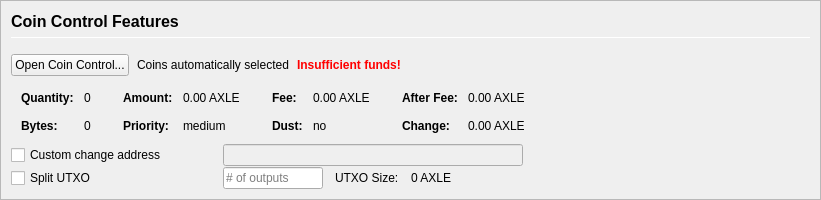
         <widget class="QFrame" name="frameCoinControl">
          <property name="sizePolicy">
           <sizepolicy hsizetype="Expanding" vsizetype="Expanding">
            <horstretch>0</horstretch>
            <verstretch>0</verstretch>
           </sizepolicy>
          </property>
          <property name="maximumSize">
           <size>
            <width>16777215</width>
            <height>16777215</height>
           </size>
          </property>
          <property name="frameShape">
           <enum>QFrame::StyledPanel</enum>
          </property>
          <property name="frameShadow">
           <enum>QFrame::Sunken</enum>
          </property>
          <layout class="QVBoxLayout" name="verticalLayoutCoinControl2">
           <property name="spacing">
            <number>0</number>
           </property>
           <property name="leftMargin">
            <number>0</number>
           </property>
           <property name="topMargin">
            <number>0</number>
           </property>
           <property name="rightMargin">
            <number>0</number>
           </property>
           <property name="bottomMargin">
            <number>0</number>
           </property>
           <item>
            <widget class="QFrame" name="frameCoinControl_BG">
             <layout class="QVBoxLayout" name="verticalLayoutCoinControl" stretch="0,0,0,0,0,0">
              <property name="spacing">
               <number>1</number>
              </property>
              <property name="leftMargin">
               <number>10</number>
              </property>
              <property name="topMargin">
               <number>10</number>
              </property>
              <item>
               <layout class="QHBoxLayout" name="horizontalLayoutCoinControl1">
                <property name="bottomMargin">
                 <number>15</number>
                </property>
                <item>
                 <layout class="QVBoxLayout" name="verticalLayout_3">
                  <property name="spacing">
                   <number>6</number>
                  </property>
                  <item>
                   <widget class="QLabel" name="labelCoinControlFeatures">
                    <property name="sizePolicy">
                     <sizepolicy hsizetype="Preferred" vsizetype="Maximum">
                      <horstretch>0</horstretch>
                      <verstretch>0</verstretch>
                     </sizepolicy>
                    </property>
                    <property name="minimumSize">
                     <size>
                      <width>0</width>
                      <height>20</height>
                     </size>
                    </property>
                    <property name="font">
                     <font>
                      <pointsize>12</pointsize>
                      <weight>75</weight>
                      <bold>true</bold>
                     </font>
                    </property>
                    <property name="styleSheet">
                     <string notr="true">font-weight:bold;</string>
                    </property>
                    <property name="text">
                     <string>Coin Control Features</string>
                    </property>
                   </widget>
                  </item>
                  <item>
                   <widget class="Line" name="line">
                    <property name="minimumSize">
                     <size>
                      <width>0</width>
                      <height>1</height>
                     </size>
                    </property>
                    <property name="maximumSize">
                     <size>
                      <width>16777215</width>
                      <height>1</height>
                     </size>
                    </property>
                    <property name="orientation">
                     <enum>Qt::Horizontal</enum>
                    </property>
                   </widget>
                  </item>
                 </layout>
                </item>
               </layout>
              </item>
              <item>
               <layout class="QHBoxLayout" name="horizontalLayoutCoinControl2" stretch="0,0,0,0">
                <property name="spacing">
                 <number>8</number>
                </property>
                <property name="bottomMargin">
                 <number>10</number>
                </property>
                <item>
                 <widget class="QPushButton" name="pushButtonCoinControl">
                  <property name="styleSheet">
                   <string notr="true"/>
                  </property>
                  <property name="text">
                   <string>Open Coin Control...</string>
                  </property>
                  <property name="autoDefault">
                   <bool>false</bool>
                  </property>
                 </widget>
                </item>
                <item>
                 <widget class="QLabel" name="labelCoinControlAutomaticallySelected">
                  <property name="text">
                   <string>Coins automatically selected</string>
                  </property>
                  <property name="margin">
                   <number>5</number>
                  </property>
                 </widget>
                </item>
                <item>
                 <widget class="QLabel" name="labelCoinControlInsuffFunds">
                  <property name="font">
                   <font>
                    <weight>75</weight>
                    <bold>true</bold>
                   </font>
                  </property>
                  <property name="styleSheet">
                   <string notr="true">color:red;font-weight:bold;</string>
                  </property>
                  <property name="text">
                   <string>Insufficient funds!</string>
                  </property>
                  <property name="margin">
                   <number>5</number>
                  </property>
                 </widget>
                </item>
                <item>
                 <spacer name="horizontalSpacerCoinControl">
                  <property name="orientation">
                   <enum>Qt::Horizontal</enum>
                  </property>
                  <property name="sizeHint" stdset="0">
                   <size>
                    <width>40</width>
                    <height>1</height>
                   </size>
                  </property>
                 </spacer>
                </item>
               </layout>
              </item>
              <item>
               <widget class="QWidget" name="widgetCoinControl" native="true">
                <property name="sizePolicy">
                 <sizepolicy hsizetype="Preferred" vsizetype="Preferred">
                  <horstretch>0</horstretch>
                  <verstretch>0</verstretch>
                 </sizepolicy>
                </property>
                <property name="minimumSize">
                 <size>
                  <width>0</width>
                  <height>0</height>
                 </size>
                </property>
                <property name="styleSheet">
                 <string notr="true"/>
                </property>
                <layout class="QHBoxLayout" name="horizontalLayoutCoinControl5">
                 <property name="leftMargin">
                  <number>0</number>
                 </property>
                 <property name="topMargin">
                  <number>0</number>
                 </property>
                 <property name="rightMargin">
                  <number>0</number>
                 </property>
                 <property name="bottomMargin">
                  <number>0</number>
                 </property>
                 <item>
                  <layout class="QHBoxLayout" name="horizontalLayoutCoinControl3" stretch="0,0,0,1">
                   <property name="spacing">
                    <number>20</number>
                   </property>
                   <property name="topMargin">
                    <number>0</number>
                   </property>
                   <property name="bottomMargin">
                    <number>10</number>
                   </property>
                   <item>
                    <layout class="QFormLayout" name="formLayoutCoinControl1">
                     <property name="horizontalSpacing">
                      <number>10</number>
                     </property>
                     <property name="verticalSpacing">
                      <number>14</number>
                     </property>
                     <property name="leftMargin">
                      <number>10</number>
                     </property>
                     <property name="topMargin">
                      <number>4</number>
                     </property>
                     <property name="rightMargin">
                      <number>6</number>
                     </property>
                     <item row="0" column="0">
                      <widget class="QLabel" name="labelCoinControlQuantityText">
                       <property name="font">
                        <font>
                         <weight>75</weight>
                         <bold>true</bold>
                        </font>
                       </property>
                       <property name="text">
                        <string>Quantity:</string>
                       </property>
                       <property name="margin">
                        <number>0</number>
                       </property>
                      </widget>
                     </item>
                     <item row="0" column="1">
                      <widget class="QLabel" name="labelCoinControlQuantity">
                       <property name="cursor">
                        <cursorShape>IBeamCursor</cursorShape>
                       </property>
                       <property name="contextMenuPolicy">
                        <enum>Qt::ActionsContextMenu</enum>
                       </property>
                       <property name="text">
                        <string notr="true">0</string>
                       </property>
                       <property name="margin">
                        <number>0</number>
                       </property>
                       <property name="textInteractionFlags">
                        <set>Qt::LinksAccessibleByMouse|Qt::TextSelectableByKeyboard|Qt::TextSelectableByMouse</set>
                       </property>
                      </widget>
                     </item>
                     <item row="1" column="0">
                      <widget class="QLabel" name="labelCoinControlBytesText">
                       <property name="font">
                        <font>
                         <weight>75</weight>
                         <bold>true</bold>
                        </font>
                       </property>
                       <property name="text">
                        <string>Bytes:</string>
                       </property>
                      </widget>
                     </item>
                     <item row="1" column="1">
                      <widget class="QLabel" name="labelCoinControlBytes">
                       <property name="cursor">
                        <cursorShape>IBeamCursor</cursorShape>
                       </property>
                       <property name="contextMenuPolicy">
                        <enum>Qt::ActionsContextMenu</enum>
                       </property>
                       <property name="text">
                        <string notr="true">0</string>
                       </property>
                       <property name="textInteractionFlags">
                        <set>Qt::LinksAccessibleByMouse|Qt::TextSelectableByKeyboard|Qt::TextSelectableByMouse</set>
                       </property>
                      </widget>
                     </item>
                    </layout>
                   </item>
                   <item>
                    <layout class="QFormLayout" name="formLayoutCoinControl2">
                     <property name="horizontalSpacing">
                      <number>10</number>
                     </property>
                     <property name="verticalSpacing">
                      <number>14</number>
                     </property>
                     <property name="leftMargin">
                      <number>6</number>
                     </property>
                     <property name="topMargin">
                      <number>4</number>
                     </property>
                     <property name="rightMargin">
                      <number>6</number>
                     </property>
                     <item row="0" column="0">
                      <widget class="QLabel" name="labelCoinControlAmountText">
                       <property name="font">
                        <font>
                         <weight>75</weight>
                         <bold>true</bold>
                        </font>
                       </property>
                       <property name="text">
                        <string>Amount:</string>
                       </property>
                       <property name="margin">
                        <number>0</number>
                       </property>
                      </widget>
                     </item>
                     <item row="0" column="1">
                      <widget class="QLabel" name="labelCoinControlAmount">
                       <property name="cursor">
                        <cursorShape>IBeamCursor</cursorShape>
                       </property>
                       <property name="contextMenuPolicy">
                        <enum>Qt::ActionsContextMenu</enum>
                       </property>
                       <property name="text">
                        <string notr="true">0.00 AXLE</string>
                       </property>
                       <property name="textInteractionFlags">
                        <set>Qt::LinksAccessibleByMouse|Qt::TextSelectableByKeyboard|Qt::TextSelectableByMouse</set>
                       </property>
                      </widget>
                     </item>
                     <item row="1" column="0">
                      <widget class="QLabel" name="labelCoinControlPriorityText">
                       <property name="font">
                        <font>
                         <weight>75</weight>
                         <bold>true</bold>
                        </font>
                       </property>
                       <property name="text">
                        <string>Priority:</string>
                       </property>
                      </widget>
                     </item>
                     <item row="1" column="1">
                      <widget class="QLabel" name="labelCoinControlPriority">
                       <property name="cursor">
                        <cursorShape>IBeamCursor</cursorShape>
                       </property>
                       <property name="contextMenuPolicy">
                        <enum>Qt::ActionsContextMenu</enum>
                       </property>
                       <property name="text">
                        <string>medium</string>
                       </property>
                       <property name="textInteractionFlags">
                        <set>Qt::LinksAccessibleByMouse|Qt::TextSelectableByKeyboard|Qt::TextSelectableByMouse</set>
                       </property>
                      </widget>
                     </item>
                    </layout>
                   </item>
                   <item>
                    <layout class="QFormLayout" name="formLayoutCoinControl3">
                     <property name="horizontalSpacing">
                      <number>10</number>
                     </property>
                     <property name="verticalSpacing">
                      <number>14</number>
                     </property>
                     <property name="leftMargin">
                      <number>6</number>
                     </property>
                     <property name="topMargin">
                      <number>4</number>
                     </property>
                     <property name="rightMargin">
                      <number>6</number>
                     </property>
                     <item row="0" column="0">
                      <widget class="QLabel" name="labelCoinControlFeeText">
                       <property name="font">
                        <font>
                         <weight>75</weight>
                         <bold>true</bold>
                        </font>
                       </property>
                       <property name="text">
                        <string>Fee:</string>
                       </property>
                       <property name="margin">
                        <number>0</number>
                       </property>
                      </widget>
                     </item>
                     <item row="0" column="1">
                      <widget class="QLabel" name="labelCoinControlFee">
                       <property name="cursor">
                        <cursorShape>IBeamCursor</cursorShape>
                       </property>
                       <property name="contextMenuPolicy">
                        <enum>Qt::ActionsContextMenu</enum>
                       </property>
                       <property name="text">
                        <string notr="true">0.00 AXLE</string>
                       </property>
                       <property name="textInteractionFlags">
                        <set>Qt::LinksAccessibleByMouse|Qt::TextSelectableByKeyboard|Qt::TextSelectableByMouse</set>
                       </property>
                      </widget>
                     </item>
                     <item row="1" column="0">
                      <widget class="QLabel" name="labelCoinControlLowOutputText">
                       <property name="font">
                        <font>
                         <weight>75</weight>
                         <bold>true</bold>
                        </font>
                       </property>
                       <property name="text">
                        <string>Dust:</string>
                       </property>
                      </widget>
                     </item>
                     <item row="1" column="1">
                      <widget class="QLabel" name="labelCoinControlLowOutput">
                       <property name="cursor">
                        <cursorShape>IBeamCursor</cursorShape>
                       </property>
                       <property name="contextMenuPolicy">
                        <enum>Qt::ActionsContextMenu</enum>
                       </property>
                       <property name="text">
                        <string>no</string>
                       </property>
                       <property name="textInteractionFlags">
                        <set>Qt::LinksAccessibleByMouse|Qt::TextSelectableByKeyboard|Qt::TextSelectableByMouse</set>
                       </property>
                      </widget>
                     </item>
                    </layout>
                   </item>
                   <item>
                    <layout class="QFormLayout" name="formLayoutCoinControl4">
                     <property name="horizontalSpacing">
                      <number>10</number>
                     </property>
                     <property name="verticalSpacing">
                      <number>14</number>
                     </property>
                     <property name="leftMargin">
                      <number>6</number>
                     </property>
                     <property name="topMargin">
                      <number>4</number>
                     </property>
                     <property name="rightMargin">
                      <number>6</number>
                     </property>
                     <item row="0" column="0">
                      <widget class="QLabel" name="labelCoinControlAfterFeeText">
                       <property name="font">
                        <font>
                         <weight>75</weight>
                         <bold>true</bold>
                        </font>
                       </property>
                       <property name="text">
                        <string>After Fee:</string>
                       </property>
                       <property name="margin">
                        <number>0</number>
                       </property>
                      </widget>
                     </item>
                     <item row="0" column="1">
                      <widget class="QLabel" name="labelCoinControlAfterFee">
                       <property name="cursor">
                        <cursorShape>IBeamCursor</cursorShape>
                       </property>
                       <property name="contextMenuPolicy">
                        <enum>Qt::ActionsContextMenu</enum>
                       </property>
                       <property name="text">
                        <string notr="true">0.00 AXLE</string>
                       </property>
                       <property name="textInteractionFlags">
                        <set>Qt::LinksAccessibleByMouse|Qt::TextSelectableByKeyboard|Qt::TextSelectableByMouse</set>
                       </property>
                      </widget>
                     </item>
                     <item row="1" column="0">
                      <widget class="QLabel" name="labelCoinControlChangeText">
                       <property name="font">
                        <font>
                         <weight>75</weight>
                         <bold>true</bold>
                        </font>
                       </property>
                       <property name="text">
                        <string>Change:</string>
                       </property>
                      </widget>
                     </item>
                     <item row="1" column="1">
                      <widget class="QLabel" name="labelCoinControlChange">
                       <property name="cursor">
                        <cursorShape>IBeamCursor</cursorShape>
                       </property>
                       <property name="contextMenuPolicy">
                        <enum>Qt::ActionsContextMenu</enum>
                       </property>
                       <property name="text">
                        <string notr="true">0.00 AXLE</string>
                       </property>
                       <property name="textInteractionFlags">
                        <set>Qt::LinksAccessibleByMouse|Qt::TextSelectableByKeyboard|Qt::TextSelectableByMouse</set>
                       </property>
                      </widget>
                     </item>
                    </layout>
                   </item>
                  </layout>
                 </item>
                </layout>
               </widget>
              </item>
              <item>
               <layout class="QHBoxLayout" name="horizontalLayoutCoinControl4">
                <property name="spacing">
                 <number>12</number>
                </property>
                <property name="sizeConstraint">
                 <enum>QLayout::SetDefaultConstraint</enum>
                </property>
                <property name="topMargin">
                 <number>0</number>
                </property>
                <property name="rightMargin">
                 <number>0</number>
                </property>
                <item>
                 <widget class="QCheckBox" name="checkBoxCoinControlChange">
                  <property name="sizePolicy">
                   <sizepolicy hsizetype="Preferred" vsizetype="Preferred">
                    <horstretch>0</horstretch>
                    <verstretch>0</verstretch>
                   </sizepolicy>
                  </property>
                  <property name="minimumSize">
                   <size>
                    <width>200</width>
                    <height>0</height>
                   </size>
                  </property>
                  <property name="maximumSize">
                   <size>
                    <width>200</width>
                    <height>16777215</height>
                   </size>
                  </property>
                  <property name="toolTip">
                   <string>If this is activated, but the change address is empty or invalid, change will be sent to a newly generated address.</string>
                  </property>
                  <property name="text">
                   <string>Custom change address</string>
                  </property>
                 </widget>
                </item>
                <item>
                 <widget class="QValidatedLineEdit" name="lineEditCoinControlChange">
                  <property name="enabled">
                   <bool>false</bool>
                  </property>
                  <property name="sizePolicy">
                   <sizepolicy hsizetype="Preferred" vsizetype="Preferred">
                    <horstretch>0</horstretch>
                    <verstretch>0</verstretch>
                   </sizepolicy>
                  </property>
                  <property name="minimumSize">
                   <size>
                    <width>300</width>
                    <height>0</height>
                   </size>
                  </property>
                 </widget>
                </item>
                <item>
                 <widget class="QLabel" name="labelCoinControlChangeLabel">
                  <property name="sizePolicy">
                   <sizepolicy hsizetype="Preferred" vsizetype="Preferred">
                    <horstretch>0</horstretch>
                    <verstretch>0</verstretch>
                   </sizepolicy>
                  </property>
                  <property name="minimumSize">
                   <size>
                    <width>100</width>
                    <height>0</height>
                   </size>
                  </property>
                  <property name="text">
                   <string/>
                  </property>
                  <property name="margin">
                   <number>3</number>
                  </property>
                 </widget>
                </item>
               </layout>
              </item>
              <item>
               <layout class="QHBoxLayout" name="horizontalLayoutCoinControl6">
                <property name="spacing">
                 <number>12</number>
                </property>
                <property name="rightMargin">
                 <number>0</number>
                </property>
                <item>
                 <widget class="QCheckBox" name="splitBlockCheckBox">
                  <property name="sizePolicy">
                   <sizepolicy hsizetype="Preferred" vsizetype="Preferred">
                    <horstretch>0</horstretch>
                    <verstretch>0</verstretch>
                   </sizepolicy>
                  </property>
                  <property name="minimumSize">
                   <size>
                    <width>200</width>
                    <height>0</height>
                   </size>
                  </property>
                  <property name="maximumSize">
                   <size>
                    <width>200</width>
                    <height>16777215</height>
                   </size>
                  </property>
                  <property name="text">
                   <string>Split UTXO</string>
                  </property>
                 </widget>
                </item>
                <item>
                 <widget class="QLineEdit" name="splitBlockLineEdit">
                  <property name="sizePolicy">
                   <sizepolicy hsizetype="Preferred" vsizetype="Preferred">
                    <horstretch>50</horstretch>
                    <verstretch>0</verstretch>
                   </sizepolicy>
                  </property>
                  <property name="minimumSize">
                   <size>
                    <width>100</width>
                    <height>0</height>
                   </size>
                  </property>
                  <property name="maximumSize">
                   <size>
                    <width>100</width>
                    <height>16777215</height>
                   </size>
                  </property>
                  <property name="placeholderText">
                   <string># of outputs</string>
                  </property>
                 </widget>
                </item>
                <item>
                 <widget class="QLabel" name="labelBlockSizeText">
                  <property name="text">
                   <string>UTXO Size:</string>
                  </property>
                 </widget>
                </item>
                <item>
                 <widget class="QLabel" name="labelBlockSize">
                  <property name="text">
                   <string>0 AXLE</string>
                  </property>
                 </widget>
                </item>
                <item>
                 <spacer name="horizontalSpacer_7">
                  <property name="orientation">
                   <enum>Qt::Horizontal</enum>
                  </property>
                  <property name="sizeHint" stdset="0">
                   <size>
                    <width>40</width>
                    <height>20</height>
                   </size>
                  </property>
                 </spacer>
                </item>
               </layout>
              </item>
              <item>
               <spacer name="verticalSpacerCoinControl">
                <property name="orientation">
                 <enum>Qt::Vertical</enum>
                </property>
                <property name="sizeHint" stdset="0">
                 <size>
                  <width>800</width>
                  <height>1</height>
                 </size>
                </property>
               </spacer>
              </item>
             </layout>
            </widget>
           </item>
          </layout>
         </widget>
